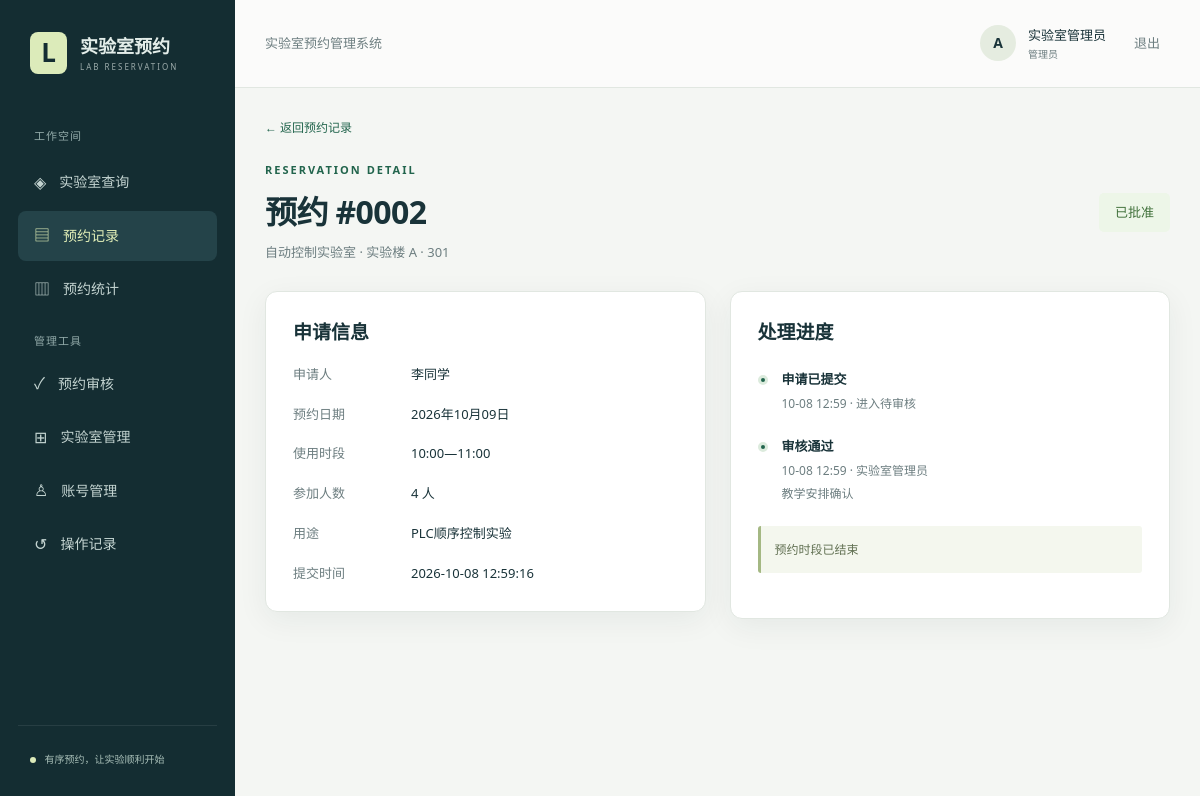
Page /bookings/2/ (signed in) on the committed database.
### src/labapp/models.py (models this page shows, shortened)
class Reservation(models.Model):  # 保存申请与当前业务状态。
    class Status(models.TextChoices):  # 状态值使用稳定的内部标识。
        PENDING = 'PENDING', '待审核'  # 待审核也占用资源。
        APPROVED = 'APPROVED', '已批准'  # 已批准继续占用资源。
        REJECTED = 'REJECTED', '已拒绝'  # 拒绝释放时段。
        CANCELLED = 'CANCELLED', '已取消'  # 取消释放时段。
    applicant = models.ForeignKey(settings.AUTH_USER_MODEL, on_delete=models.PROTECT, related_name='reservations')  # 保留申请人的历史关联。
    lab = models.ForeignKey(Lab, on_delete=models.PROTECT, related_name='reservations')  # 保留实验室的历史关联。
    start_at = models.DateTimeField('开始时间')  # 保存含日期的开始时刻。
    end_at = models.DateTimeField('结束时间')  # 保存含日期的结束时刻。
    purpose = models.CharField('用途', max_length=500)  # 保存申请用途。
    attendees = models.PositiveIntegerField('人数')  # 保存计划参与人数。
    request_key = models.UUIDField(unique=True)  # 防止同一提交请求重复写入。
    status = models.CharField(max_length=12, choices=Status.choices, default=Status.PENDING)  # 保存可验证的状态。
    created_at = models.DateTimeField(auto_now_add=True)  # 保存申请提交时间。
    cancelled_at = models.DateTimeField(null=True, blank=True)  # 保存实际取消时刻。
    cancelled_by = models.ForeignKey(settings.AUTH_USER_MODEL, null=True, blank=True, on_delete=models.PROTECT, related_name='cancelled_reservations')  # 保存取消操作者。
    class Meta:  # 定义常用检索方式与基本约束。
        ordering = ['-created_at', '-pk']  # 默认展示最新申请。
        indexes = [models.Index(fields=['lab', 'status', 'start_at'], name='booking_occupancy_idx'), models.Index(fields=['applicant', 'start_at'], name='booking_owner_date_idx')]  # 支持资源占用和本人查询。
        constraints = [models.CheckConstraint(condition=Q(end_at__gt=F('start_at')), name='booking_valid_interval'), models.CheckConstraint(condition=Q(attendees__gte=1), name='booking_positive_attendees'), models.CheckConstraint(condition=Q(status__in=['PENDING', 'APPROVED', 'REJECTED', 'CANCELLED']), name='booking_valid_status')]  # 防止无效区间、人数和非法状态。
    @property  # 向页面暴露状态相关的只读属性。
    def can_cancel(self):  # 判断当前时间是否仍可显示取消入口。
        return self.status in [self.Status.PENDING, self.Status.APPROVED] and self.start_at > timezone.now()  # 写入时业务层仍会再次校验。
    @property  # 由时间推导展示备注，不伪造实际使用记录。
    def time_note(self):  # 给历史状态补充时间说明。
        now = timezone.now()  # 获取当前实际时间。
        if self.status == self.Status.APPROVED and self.end_at <= now:  # 已批准时段已经结束。
            return '预约时段已结束'  # 只表示计划时段结束。
        if self.status == self.Status.PENDING and self.start_at <= now:  # 待审申请已错过开始时刻。
            return '已过期，不能再批准'  # 保留原始待审状态。
        return ''  # 正常未来时段不添加备注。

class Lab(models.Model):  # 保存一间可整体预约的实验室。
    code = models.CharField('编码', max_length=32, unique=True)  # 用唯一编码识别资源。
    name = models.CharField('名称', max_length=100)  # 保存用户可读名称。
    location = models.CharField('位置', max_length=150)  # 保存楼栋与房间。
    capacity = models.PositiveIntegerField('容量')  # 限制单次预约人数。
    equipment = models.TextField('设备', blank=True)  # 保存设备说明。
    description = models.TextField('说明', blank=True)  # 保存其他使用说明。
    open_time = models.TimeField('开放时间', default=time(8))  # 默认早上八点开放。
    close_time = models.TimeField('关闭时间', default=time(22))  # 默认晚上十点关闭。
    is_active = models.BooleanField('可预约', default=True)  # 停用后保留历史资料。
    updated_at = models.DateTimeField(auto_now=True)  # 记录最后更新时间。
    class Meta:  # 定义排序和数据库基本约束。
        ordering = ['code']  # 稳定展示资源顺序。
        constraints = [models.CheckConstraint(condition=Q(capacity__gte=1), name='lab_positive_capacity'), models.CheckConstraint(condition=Q(close_time__gt=F('open_time')), name='lab_valid_hours')]  # 在数据库防止无效容量和开放时间。

class ReviewRecord(models.Model):  # 每条预约最多保留一次正式审核。
    reservation = models.OneToOneField(Reservation, on_delete=models.PROTECT, related_name='review')  # 避免重复审核记录。
    reviewer = models.ForeignKey(settings.AUTH_USER_MODEL, on_delete=models.PROTECT)  # 保存审核操作者。
    approved = models.BooleanField()  # 明确记录通过还是拒绝。
    reason = models.CharField(max_length=500, blank=True)  # 保存理由或审核备注。
    reviewed_at = models.DateTimeField(auto_now_add=True)  # 保存实际审核时间。

### src/labapp/views.py (the view)
# urls.py: path('bookings/<int:booking_id>/', views.booking_detail, name='booking_detail'),  # 有归属限制的详情。
@login_required  # 详情访问需要登录。
def booking_detail(request, booking_id):  # 查看有权访问的单条记录。
    booking = get_object_or_404(visible_bookings(request.user), pk=booking_id)  # 他人编号统一返回404。
    return render(request, 'labapp/booking_detail.html', {'title': f'预约 #{booking.pk:04d}', 'section': 'bookings', 'booking': booking})  # 展示状态与审核证据。

### src/labapp/views.py (called while the page is built)
def visible_bookings(user):  # 为所有记录入口统一数据归属。
    query = Reservation.objects.select_related('lab', 'applicant', 'cancelled_by')  # 避免展示列表时重复查询外键。
    return query if user.is_staff else query.filter(applicant=user)  # 普通用户始终限定本人。

### src/labapp/templates/labapp/booking_detail.html (shortened to what this page needs)
{% extends 'labapp/base.html' %}
{% block content %}
<a class="back-link" href="{% url 'bookings' %}">← 返回预约记录</a>
<div class="page-heading"><div><div class="eyebrow">RESERVATION DETAIL</div><h1>{{ title }}</h1><p>{{ booking.lab.name }} · {{ booking.lab.location }}</p></div><span class="badge large {{ booking.status }}">{{ booking.get_status_display }}</span></div>
<div class="detail-grid"><section class="panel"><h2>申请信息</h2><dl class="info-list"><dt>申请人</dt><dd>{{ booking.applicant.first_name|default:booking.applicant.username }}</dd><dt>预约日期</dt><dd>{{ booking.start_at|date:'Y年m月d日' }}</dd><dt>使用时段</dt><dd>{{ booking.start_at|date:'H:i' }}—{{ booking.end_at|date:'H:i' }}</dd><dt>参加人数</dt><dd>{{ booking.attendees }} 人</dd><dt>用途</dt><dd>{{ booking.purpose|linebreaksbr }}</dd><dt>提交时间</dt><dd>{{ booking.created_at|date:'Y-m-d H:i:s' }}</dd></dl></section><section class="panel"><h2>处理进度</h2><div class="progress-step"><span class="step-dot"></span><div><strong>申请已提交</strong><p>{{ booking.created_at|date:'m-d H:i' }} · 进入待审核</p></div></div>{% if booking.review %}<div class="progress-step"><span class="step-dot"></span><div><strong>{% if booking.review.approved %}审核通过{% else %}审核拒绝{% endif %}</strong><p>{{ booking.review.reviewed_at|date:'m-d H:i' }} · {{ booking.review.reviewer.first_name|default:booking.review.reviewer.username }}</p><p>{{ booking.review.reason|default:'无额外备注' }}</p></div></div>{% endif %}{% if booking.time_note %}<div class="helper">{{ booking.time_note }}</div>{% endif %}</section></div>
{% endblock %}

### src/labapp/templates/labapp/base.html (shortened to what this page needs)
{% load static %}
<!doctype html>
<html lang="zh-CN">
<head>
<link rel="stylesheet" href="{% static 'labapp/style.css' %}">
</head>
<body class="{% if not request.user.is_authenticated %}auth-page{% endif %}">
{% if request.user.is_authenticated %}
<aside class="sidebar">
<a class="brand" href="{% url 'labs' %}"><span class="brand-mark">L</span><span>实验室预约<small>LAB RESERVATION</small></span></a>
<div class="nav-caption">工作空间</div>
<nav aria-label="主要功能">
<a class="{% if section == 'labs' %}selected{% endif %}" href="{% url 'labs' %}">◈ <span>实验室查询</span></a>
<a class="{% if section == 'bookings' %}selected{% endif %}" href="{% url 'bookings' %}">▤ <span>{% if request.user.is_staff %}预约记录{% else %}我的预约{% endif %}</span></a>
<a class="{% if section == 'statistics' %}selected{% endif %}" href="{% url 'statistics' %}">▥ <span>预约统计</span></a>
{% if request.user.is_staff %}
<div class="nav-caption">管理工具</div>
<a href="{% url 'bookings' %}?status=PENDING">✓ <span>预约审核</span></a>
<a class="{% if section == 'manage_labs' %}selected{% endif %}" href="{% url 'manage_labs' %}">⊞ <span>实验室管理</span></a>
<a class="{% if section == 'accounts' %}selected{% endif %}" href="{% url 'accounts' %}">♙ <span>账号管理</span></a>
<a class="{% if section == 'audit' %}selected{% endif %}" href="{% url 'audit' %}">↺ <span>操作记录</span></a>
{% endif %}
</nav>
<div class="sidebar-note"><span class="status-dot"></span> 有序预约，让实验顺利开始</div>
</aside>
{% endif %}
<div class="workspace">
{% if request.user.is_authenticated %}
<header class="topbar"><span>实验室预约管理系统</span><div class="identity"><span class="avatar">{{ request.user.username|first|upper }}</span><span>{{ request.user.first_name|default:request.user.username }}<small>{% if request.user.is_staff %}管理员{% else %}预约申请人{% endif %}</small></span><form action="{% url 'logout' %}" method="post">{% csrf_token %}<button class="text-button" type="submit">退出</button></form></div></header>
{% endif %}
<main class="content">
{% block content %}{% endblock %}
</main>
</div>
</body>
</html>

### src/labapp/static/labapp/style.css (style rules this page uses)
:root { --navy:#142d32;--navy-light:#244349;--ink:#193339;--muted:#6d7e80;--paper:#f4f6f3;--border:#e1e7e1;--green:#21644c;--orange:#dc774c;--white:#fff;--shadow:0 8px 30px #122b3210 }
* { box-sizing:border-box }
body { margin:0;background:var(--paper);color:var(--ink);font:15px/1.6 'Segoe UI','Microsoft YaHei',sans-serif }
a { color:inherit;text-decoration:none }
button,input,select,textarea { font:inherit }
button,a,input,select,textarea { outline-offset:4px }
h1,h2,p { margin:0 }
h1 { font-size:32px;line-height:1.3;letter-spacing:-.6px }
h2 { font-size:19px;line-height:1.4;margin-bottom:18px }
.eyebrow { font-size:11px;font-weight:700;letter-spacing:2px;color:var(--green);margin-bottom:12px }
.sidebar { position:fixed;inset:0 auto 0 0;width:235px;background:var(--navy);color:#e3ede9;padding:32px 18px;display:flex;flex-direction:column;z-index:2 }
.brand { display:flex;gap:13px;align-items:center;padding:0 12px 35px;font-size:18px;font-weight:700 }
.brand-mark { width:37px;height:42px;background:#dcebba;border-radius:8px;color:var(--navy);display:grid;place-items:center;font-size:26px;font-weight:800 }
.brand small { display:block;font-size:8px;font-weight:500;letter-spacing:2px;opacity:.65 }
.nav-caption { font-size:11px;color:#92aaa9;margin:18px 16px 9px;letter-spacing:1px }
nav a { display:flex;align-items:center;gap:13px;padding:12px 16px;margin:4px 0;border-radius:8px;font-size:16px;color:#c4d4d1 }
nav a.selected,nav a:hover { background:var(--navy-light);color:#e3f0b8 }
nav a span { font-size:14px }
.sidebar-note { margin-top:auto;border-top:1px solid #ffffff15;padding:24px 12px 0;font-size:10px;color:#aac0b9;line-height:1.8 }
.status-dot { display:inline-block;width:6px;height:6px;border-radius:50%;background:#dcebba;margin-right:6px }
.workspace { margin-left:235px;min-height:100vh }
.topbar { height:88px;padding:0 40px;display:flex;align-items:center;justify-content:space-between;border-bottom:1px solid var(--border);background:#ffffffa0;font-size:13px;color:var(--muted) }
.identity { display:flex;align-items:center;gap:12px;color:var(--ink);font-size:13px }
.identity small { display:block;font-size:10px;color:var(--muted) }
.avatar { width:36px;height:36px;display:grid;place-items:center;background:#e5ece0;border-radius:50%;font-size:14px;font-weight:700 }
.text-button { border:0;background:transparent;color:var(--muted);cursor:pointer;padding:10px;margin-left:6px }
.content { padding:38px 40px 60px;max-width:1600px;margin:0 auto }
.page-heading { display:flex;justify-content:space-between;gap:24px;align-items:center;margin-bottom:28px }
.page-heading p { color:var(--muted);font-size:13px;margin-top:10px }
.panel { background:var(--white);border:1px solid var(--border);border-radius:12px;padding:27px;box-shadow:var(--shadow);margin-bottom:24px }
.helper { background:#f4f7ee;border-left:3px solid #a4b883;border-radius:3px;padding:14px;color:#617052;font-size:12px;margin:18px 0 }
.badge { display:inline-block;border-radius:5px;padding:4px 8px;font-size:10px;white-space:nowrap;background:#eff1ee;color:#61706a }
.badge.APPROVED { background:#edf6e8;color:#41713b }
.badge.large { font-size:13px;padding:9px 16px }
.back-link { display:block;font-size:12px;color:var(--green);margin-bottom:24px }
.detail-grid { display:grid;grid-template-columns:1fr 1fr;gap:24px;align-items:start }
.detail-grid .panel { margin-bottom:0 }
.info-list { display:grid;grid-template-columns:100px 1fr;gap:19px 18px;font-size:13px;margin:0 }
.info-list dt { color:var(--muted) }
.info-list dd { margin:0;overflow-wrap:anywhere }
.progress-step { display:flex;gap:14px;margin:23px 0;font-size:13px }
.progress-step p { color:var(--muted);font-size:12px;margin-top:4px }
.step-dot { width:10px;height:10px;flex:0 0 10px;background:var(--green);border:3px solid #dcebdd;border-radius:50%;margin-top:6px }
@media (max-width:1200px) { .content { padding:30px } }
@media (max-width:1200px) { .topbar { padding:0 30px } }

### rows in the picture
Reservation: lab.name "自动控制实验室", lab.location "实验楼 A · 301", status "已批准", applicant.first_name "李同学", start_at "2026年10月09日", start_at "10:00", end_at "11:00", attendees "4", purpose "PLC顺序控制实验", created_at "2026-10-08 12:59:16", created_at "10-08 12:59", review.reviewed_at "10-08 12:59", review.reviewer.first_name "实验室管理员", review.reason "教学安排确认", time_note "预约时段已结束"

### other values in the picture
{{ request.user.username|first|upper }} "A"
{{ request.user.first_name|default:request.user.username }} "实验室管理员"
{{ title }} "预约 #0002"
